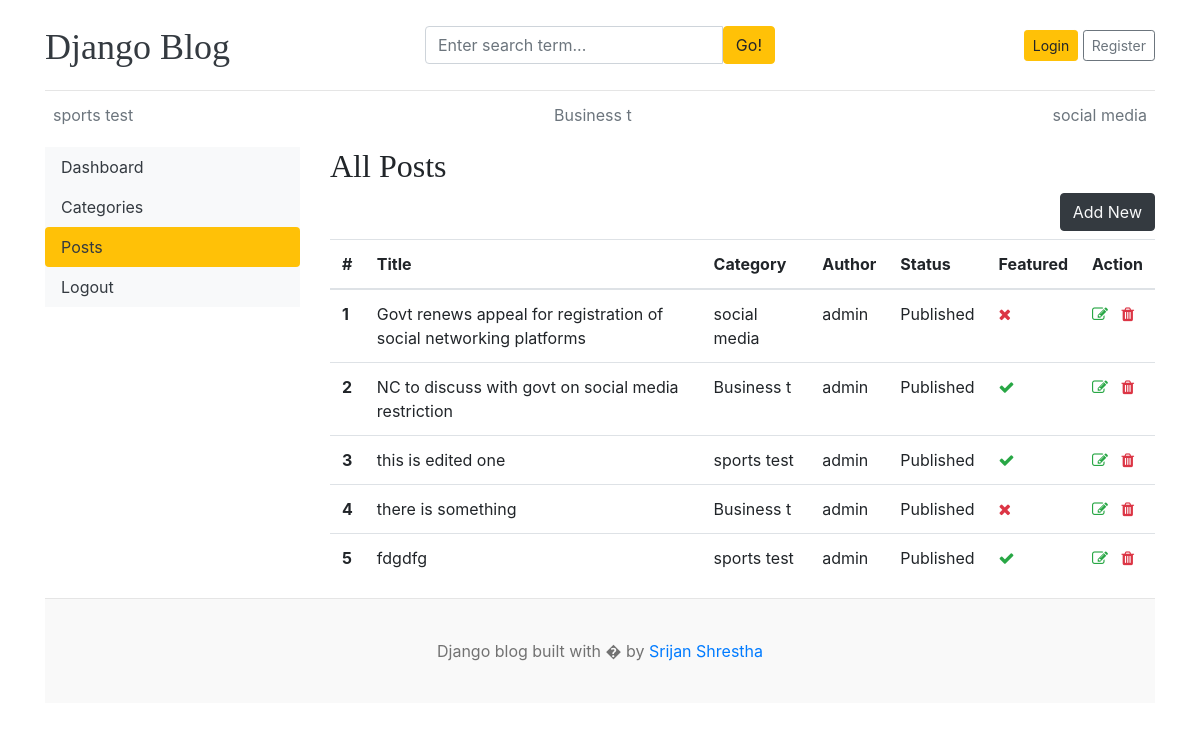
The app's page /dashboard/posts/ with its own data.
### blogs/models.py (models this page shows, shortened)
class Category(models.Model):
    category_name = models.CharField(max_length=50, unique=True)
    created_at = models.DateTimeField(auto_now_add=True)
    updated_at = models.DateTimeField(auto_now=True)
    class Meta:
        verbose_name_plural = 'categories'
    def __str__(self):
        return self.category_name

class Blog(models.Model):
    title = models.CharField(max_length=100)
    slug = models.SlugField(max_length=150, unique=True, blank=True)
    category = models.ForeignKey(Category, on_delete=models.CASCADE)
    author = models.ForeignKey(User, on_delete=models.CASCADE)
    featured_image = models.ImageField(upload_to='uploads/%Y/%m/%d')
    short_description = models.TextField(max_length=500)
    blog_body =models.TextField(max_length=2000)
    status = models.CharField(max_length=20, choices=STATUS_CHOICES, default="Draft")
    is_featured = models.BooleanField(default=False)
    created_at = models.DateTimeField(auto_now_add=True)
    updated_at = models.DateTimeField(auto_now=True)

### dashboards/views.py (the view)
# urls.py: path('posts/' , views.posts, name='posts'),
def posts(request):
    posts = Blog.objects.all()
    context = {
        'posts': posts,
    }
    return render(request,'dashboard/posts.html', context)

### blogs/context_processors.py (called while the page is built)
def get_categories(request):
    categories = Category.objects.all()
    return dict(categories=categories)

def get_social_links(request):
    social_links = SocialLink.objects.all()
    return dict(social_links=social_links)

### templates/dashboard/posts.html (shortened to what this page needs)
{% extends 'base.html'%}
{% block content%}
    <div class='row'>
        {% include "dashboard/sidebar.html" %}
        <div class='col-md-9'>
            <h2>All Posts</h2>
            <a href='{% url "add_post" %}' class="btn btn-dark text-light float-right mb-2">Add New</a>
             <table class="table table-hover">
  <thead>
    <tr>
      <th scope="col">#</th>
      <th>Title</th>
      <th>Category</th>
      <th>Author</th>
      <th> Status </th>
      <th> Featured </th>
      <th> Action </th>
    </tr>
  </thead>
  <tbody>
    {% for post in posts %}
    <tr>
      <th>{{ forloop.counter }}</th>
      <td>{{post.title}}</td>
      <td>{{post.category}}</td>
      <td>{{ post.author }}</td>
      <td>{{ post.status }}</td>
      <td> {% if post.is_featured %}<i class="fa fa-check text-success"></i>{% else %}<i class="fa fa-times text-danger"></i>{% endif %}</td>
      <td>
        <a href="{% url 'edit_post' post.id %}"><i class="fa fa-edit text-success"></i></a>
        <a href="{% url 'delete_post' post.id %}"> <i class="fa fa-trash text-danger"></i></a>
      </td>
    </tr>
    {% endfor %}
</table>
        </div>
    </div>
{% endblock%}

### templates/base.html (shortened to what this page needs)
  {% load static %}
  <!DOCTYPE html>
  <html lang="en">
  <head>
      <link href="https://getbootstrap.com/docs/4.0/dist/css/bootstrap.min.css" rel="stylesheet">
      <link href="{% static "css/blog.css" %}" rel="stylesheet">
      <link rel="stylesheet" href="https://cdnjs.cloudflare.com/ajax/libs/font-awesome/4.7.0/css/font-awesome.min.css">
    </head>
  <body>
      <div class="container">
        <header class="blog-header py-3">
          <div class="row flex-nowrap justify-content-between align-items-center">
            <div class="col-4 pt-1">
              <a class="blog-header-logo text-dark" href="/">Django Blog</a>
            </div>
            <div class='col-4'>
                <form action="{% url 'search'%}" method="GET">
                      <div class="input-group">
                        <input class="form-control" type="text" name='keyword' value="{{keyword}}" placeholder="Enter search term..." aria-label="Enter search term..." aria-describedby="button-search" />
                        <button type='submit' class="btn btn-warning" id="button-search" type="button">Go!</button>
                      </div>
                </form>
            </div>
            <div class="col-4 d-flex justify-content-end align-items-center">
              {% if not user.is_authenticated %}
              <a class="btn btn-sm btn-warning" href="{% url 'login' %}">Login</a> &nbsp;
              <a class="btn btn-sm btn-outline-secondary" href="{% url 'register'%}">Register</a>
              {%else%}
                  <span> <a href="{% url 'dashboard' %}"> Dashboard </span>
                  &emsp;
                  <span><a href="{% url 'logout' %}">Logout</a></span>
              {%endif%}
            </div>
          </div>
        </header>
        <div class="nav-scroller py-1 mb-2">
          <nav class="nav d-flex justify-content-between">
            {% for cat in categories %}
            <a class="p-2 text-muted" href="{% url 'post_by_category' cat.id%}">{{cat.category_name}}</a> <!- this from blogs name urls->
            {% endfor %}
          </nav>
        </div>
{% block content%}
{% endblock %}
  <footer class="blog-footer">
    <p>Django blog built with � by <a href="#">Srijan Shrestha</a></p>
  </footer>
  </body>
  </html>

### templates/dashboard/sidebar.html (shortened to what this page needs)
        <div class='col-md-3'>
            <div class="nav flex-column nav-pills bg-light" aria-orientation='vertical'>
                <a href="{% url 'dashboard' %}" class="nav-link text-dark {% if '/dashboard/' == request.path %}bg-warning{% endif %}"> Dashboard</a>
                <a href="{% url 'categories' %}" class="nav-link text-dark {% if '/categories/' in request.path %}bg-warning{% endif %}"> Categories</a>
                <a href="{% url 'posts' %}" class="nav-link text-dark {% if '/posts/' in request.path %}bg-warning{% endif %}"> Posts</a>
                <a href="" class="nav-link text-dark "> Logout</a>
            </div>
        </div>

### blog_main/static/css/blog.css (style rules this page uses)
.blog-header { border-bottom: 1px solid #e5e5e5; }
.blog-header-logo { font-family: "Playfair Display", Georgia, "Times New Roman", serif; font-size: 2.25rem; }
h1, h2, h3, h4, h5, h6 { font-family: "Playfair Display", Georgia, "Times New Roman", serif; }
.blog-footer { padding: 2.5rem 0; color: #727272; text-align: center; background-color: #f9f9f9; border-top: .05rem solid #e5e5e5; }
.blog-footer p:last-child { margin-bottom: 0; }

### records on screen
Category: category_name "sports test"
Category: category_name "Business t"
Category: category_name "social media"
Blog: title "Govt renews appeal for registration of social networking platforms", category "social media", author "admin", status "Published", is_featured False (drawn)
Blog: title "NC to discuss with govt on social media restriction", category "Business t", author "admin", status "Published", is_featured True (drawn)
Blog: title "this is edited one", category "sports test", author "admin", status "Published", is_featured True (drawn)
Blog: title "there is something", category "Business t", author "admin", status "Published", is_featured False (drawn)
Blog: title "fdgdfg", category "sports test", author "admin", status "Published", is_featured True (drawn)
